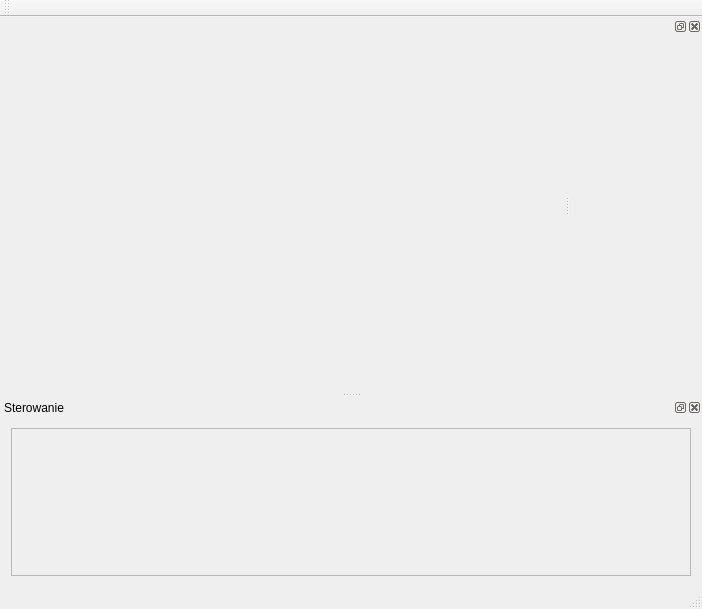
<?xml version="1.0" encoding="UTF-8"?>
<ui version="4.0">
 <class>MainWindow</class>
 <widget class="QMainWindow" name="MainWindow">
  <property name="geometry">
   <rect>
    <x>0</x>
    <y>0</y>
    <width>702</width>
    <height>609</height>
   </rect>
  </property>
  <property name="windowTitle">
   <string>MainWindow</string>
  </property>
  <widget class="QWidget" name="centralWidget">
   <property name="maximumSize">
    <size>
     <width>564</width>
     <height>375</height>
    </size>
   </property>
   <layout class="QGridLayout" name="gridLayout">
    <item row="0" column="0">
     <widget class="QVTKWidget" name="qvtkWidget" native="true"/>
    </item>
   </layout>
  </widget>
  <widget class="QStatusBar" name="statusBar"/>
  <widget class="QDockWidget" name="Settings">
   <property name="windowTitle">
    <string>Sterowanie</string>
   </property>
   <attribute name="dockWidgetArea">
    <number>8</number>
   </attribute>
   <widget class="QWidget" name="dockWidgetContents">
    <layout class="QHBoxLayout" name="horizontalLayout">
     <item>
      <widget class="QScrollArea" name="scrollArea">
       <property name="widgetResizable">
        <bool>true</bool>
       </property>
       <widget class="QWidget" name="scrollAreaWidgetContents_3">
        <property name="geometry">
         <rect>
          <x>0</x>
          <y>0</y>
          <width>682</width>
          <height>134</height>
         </rect>
        </property>
       </widget>
      </widget>
     </item>
    </layout>
   </widget>
  </widget>
  <widget class="QToolBar" name="mainToolBar">
   <attribute name="toolBarArea">
    <enum>TopToolBarArea</enum>
   </attribute>
   <attribute name="toolBarBreak">
    <bool>false</bool>
   </attribute>
  </widget>
  <widget class="QMenuBar" name="menuBar">
   <property name="geometry">
    <rect>
     <x>0</x>
     <y>0</y>
     <width>702</width>
     <height>25</height>
    </rect>
   </property>
  </widget>
  <widget class="QDockWidget" name="dockWidgetRightSide">
   <attribute name="dockWidgetArea">
    <number>2</number>
   </attribute>
   <widget class="QWidget" name="dockWidgetContents_4"/>
  </widget>
  <action name="actionZamknij">
   <property name="text">
    <string>Zamknij</string>
   </property>
   <property name="shortcut">
    <string>Ctrl+Q</string>
   </property>
  </action>
 </widget>
 <layoutdefault spacing="6" margin="11"/>
 <customwidgets>
  <customwidget>
   <class>QVTKWidget</class>
   <extends>QWidget</extends>
   <header>QVTKWidget.h</header>
  </customwidget>
 </customwidgets>
 <resources/>
 <connections/>
</ui>
